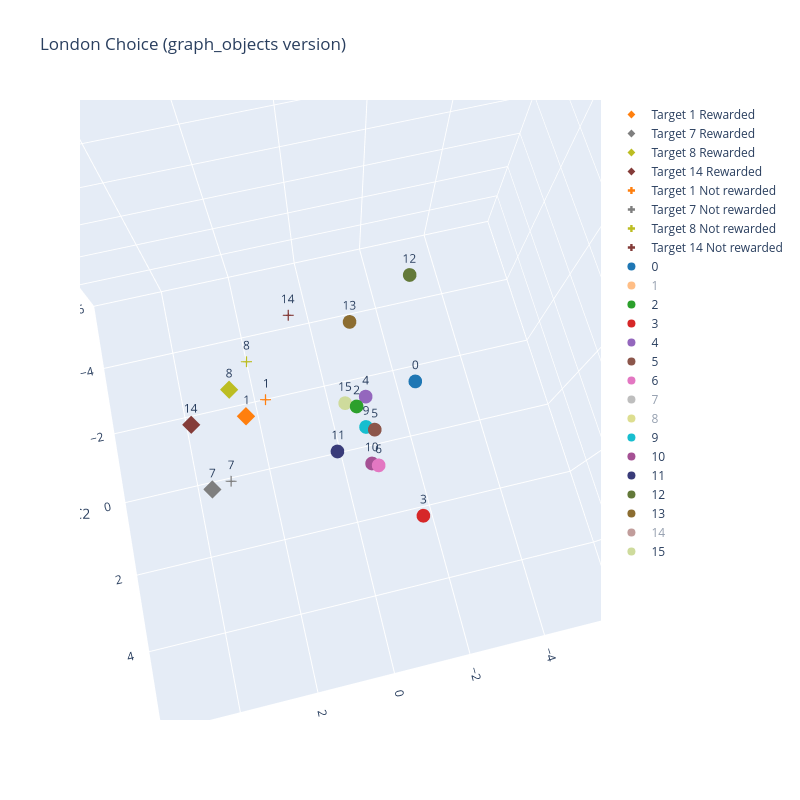

Notebook code for this chart:
### Code cell
import plotly.graph_objects as go

fig = go.Figure()
# red_X = pca.transform(train_X)
# reduced_coef: shape (n_points, 3)
# targets: class labels (same length as reduced_coef)
# colors16: list/dict of colors indexed by target
# markers: list of marker symbols (e.g. ["circle", "square", "diamond"])

titles = ['Target 1','Target 7','Target 8','Target 14']
markers = ["circle", "square", "diamond","cross"]
targets=[1,7,8,14]
condition=['Rewarded','Not rewarded']


# Loop through jj and targets
for jj in range(len(red_X_all)):
    
    reduced_coef = red_X_all[jj]

    for ii, target in enumerate(targets):
        x, y, z = reduced_coef[ii, 0], reduced_coef[ii, 1], reduced_coef[ii, 2]

        fig.add_trace(go.Scatter3d(
            x=[x], y=[y], z=[z],
            mode="markers+text",
            marker=dict(size=6, color=colors16[target], symbol=markers[jj+2]),
            text=[str(target)],
            textposition="top center",
            name=titles[ii]+' '+condition[jj]
        ))

red_X = pca.transform(train_X)
for ii in range(16):
    # ii=3
    x, y, z = red_X[ii, 0], red_X[ii, 1], red_X[ii, 2]

    fig.add_trace(go.Scatter3d(
        x=[x], y=[y], z=[z],
        mode="markers+text",
        marker=dict(
            size=8,
            color=colors16[ii],   # choose color based on target
            symbol=markers[0]
                # or markers[ii] depending on setup
        ),
        text=[str(ii)],          # show target label
        textposition="top center",
        name=str(ii)             # legend entry
    ))

# Axis titles
fig.update_layout(
    scene=dict(
        xaxis=dict(title="PC1", range=[-6, 6]),
        yaxis=dict(title="PC2", range=[-6, 6]),
        zaxis=dict(title="PC3", range=[-6, 6]),
    ),
    title="London Choice (graph_objects version)",
    width=800,
    height=800
)

# Save as interactive HTML
# fig.write_html("Bart node first step.html")

fig.show()

### Figure 1 — Plotly figure (JSON) as saved in the notebook; plotly's stock layout.template omitted (floating-point values rounded to 4 significant figures)
{"data": [{"marker": {"color": "#ff7f0e", "size": 6, "symbol": "diamond"}, "mode": "markers+text", "name": "Target 1 Rewarded", "text": ["1"], "textposition": "top center", "type": "scatter3d", "x": [2.06], "y": [-0.2906], "z": [0.2956]}, {"marker": {"color": "#7f7f7f", "size": 6, "symbol": "diamond"}, "mode": "markers+text", "name": "Target 7 Rewarded", "text": ["7"], "textposition": "top center", "type": "scatter3d", "x": [3.087], "y": [1.123], "z": [0.1466]}, {"marker": {"color": "#bcbd22", "size": 6, "symbol": "diamond"}, "mode": "markers+text", "name": "Target 8 Rewarded", "text": ["8"], "textposition": "top center", "type": "scatter3d", "x": [2.306], "y": [-1.012], "z": [0.1782]}, {"marker": {"color": "#843c39", "size": 6, "symbol": "diamond"}, "mode": "markers+text", "name": "Target 14 Rewarded", "text": ["14"], "textposition": "top center", "type": "scatter3d", "x": [3.277], "y": [-0.4248], "z": [0.09196]}, {"marker": {"color": "#ff7f0e", "size": 6, "symbol": "cross"}, "mode": "markers+text", "name": "Target 1 Not rewarded", "text": ["1"], "textposition": "top center", "type": "scatter3d", "x": [1.562], "y": [-0.5235], "z": [0.4741]}, {"marker": {"color": "#7f7f7f", "size": 6, "symbol": "cross"}, "mode": "markers+text", "name": "Target 7 Not rewarded", "text": ["7"], "textposition": "top center", "type": "scatter3d", "x": [2.651], "y": [1.067], "z": [0.3167]}, {"marker": {"color": "#bcbd22", "size": 6, "symbol": "cross"}, "mode": "markers+text", "name": "Target 8 Not rewarded", "text": ["8"], "textposition": "top center", "type": "scatter3d", "x": [1.794], "y": [-1.505], "z": [0.4343]}, {"marker": {"color": "#843c39", "size": 6, "symbol": "cross"}, "mode": "markers+text", "name": "Target 14 Not rewarded", "text": ["14"], "textposition": "top center", "type": "scatter3d", "x": [0.6548], "y": [-2.371], "z": [0.487]}, {"marker": {"color": "#1f77b4", "size": 8, "symbol": "circle"}, "mode": "markers+text", "name": "0", "text": ["0"], "textposition": "top center", "type": "scatter3d", "x": [-1.796], "y": [-0.2847], "z": [-0.08174]}, {"marker": {"color": "#ff7f0e", "size": 8, "symbol": "circle"}, "mode": "markers+text", "name": "1", "text": ["1"], "textposition": "top center", "type": "scatter3d", "visible": "legendonly", "x": [1.562], "y": [-0.5235], "z": [0.4741]}, {"marker": {"color": "#2ca02c", "size": 8, "symbol": "circle"}, "mode": "markers+text", "name": "2", "text": ["2"], "textposition": "top center", "type": "scatter3d", "x": [-0.2827], "y": [0.2591], "z": [1.305]}, {"marker": {"color": "#d62728", "size": 8, "symbol": "circle"}, "mode": "markers+text", "name": "3", "text": ["3"], "textposition": "top center", "type": "scatter3d", "x": [-0.9286], "y": [2.917], "z": [2.463]}, {"marker": {"color": "#9467bd", "size": 8, "symbol": "circle"}, "mode": "markers+text", "name": "4", "text": ["4"], "textposition": "top center", "type": "scatter3d", "x": [-0.6336], "y": [-0.2265], "z": [-0.2304]}, {"marker": {"color": "#8c564b", "size": 8, "symbol": "circle"}, "mode": "markers+text", "name": "5", "text": ["5"], "textposition": "top center", "type": "scatter3d", "x": [-0.6853], "y": [0.4795], "z": [-0.7831]}, {"marker": {"color": "#e377c2", "size": 8, "symbol": "circle"}, "mode": "markers+text", "name": "6", "text": ["6"], "textposition": "top center", "type": "scatter3d", "x": [-0.6008], "y": [1.25], "z": [-1.254]}, {"marker": {"color": "#7f7f7f", "size": 8, "symbol": "circle"}, "mode": "markers+text", "name": "7", "text": ["7"], "textposition": "top center", "type": "scatter3d", "visible": "legendonly", "x": [2.651], "y": [1.067], "z": [0.3167]}, {"marker": {"color": "#bcbd22", "size": 8, "symbol": "circle"}, "mode": "markers+text", "name": "8", "text": ["8"], "textposition": "top center", "type": "scatter3d", "visible": "legendonly", "x": [1.794], "y": [-1.505], "z": [0.4343]}, {"marker": {"color": "#17becf", "size": 8, "symbol": "circle"}, "mode": "markers+text", "name": "9", "text": ["9"], "textposition": "top center", "type": "scatter3d", "x": [-0.5115], "y": [0.3612], "z": [-0.8376]}, {"marker": {"color": "#a55194", "size": 8, "symbol": "circle"}, "mode": "markers+text", "name": "10", "text": ["10"], "textposition": "top center", "type": "scatter3d", "x": [-0.4671], "y": [1.167], "z": [-1.289]}, {"marker": {"color": "#393b79", "size": 8, "symbol": "circle"}, "mode": "markers+text", "name": "11", "text": ["11"], "textposition": "top center", "type": "scatter3d", "x": [0.2398], "y": [0.6919], "z": [-1.343]}, {"marker": {"color": "#637939", "size": 8, "symbol": "circle"}, "mode": "markers+text", "name": "12", "text": ["12"], "textposition": "top center", "type": "scatter3d", "x": [-2.141], "y": [-2.436], "z": [1.309]}, {"marker": {"color": "#8c6d31", "size": 8, "symbol": "circle"}, "mode": "markers+text", "name": "13", "text": ["13"], "textposition": "top center", "type": "scatter3d", "x": [-0.7238], "y": [-2.158], "z": [-0.4383]}, {"marker": {"color": "#843c39", "size": 8, "symbol": "circle"}, "mode": "markers+text", "name": "14", "text": ["14"], "textposition": "top center", "type": "scatter3d", "visible": "legendonly", "x": [2.671], "y": [-0.8777], "z": [0.1722]}, {"marker": {"color": "#cedb9c", "size": 8, "symbol": "circle"}, "mode": "markers+text", "name": "15", "text": ["15"], "textposition": "top center", "type": "scatter3d", "x": [-0.1474], "y": [-0.1817], "z": [-0.2178]}], "layout": {"height": 800, "scene": {"aspectmode": "auto", "aspectratio": {"x": 1.129, "y": 1.116, "z": 0.7934}, "camera": {"center": {"x": 0, "y": 0, "z": 0}, "eye": {"x": 0.1008, "y": 0.4221, "z": 1.501}, "projection": {"type": "perspective"}, "up": {"x": 0, "y": 0, "z": 1}}, "xaxis": {"range": [-6, 6], "title": {"text": "PC1"}, "type": "linear"}, "yaxis": {"range": [-6, 6], "title": {"text": "PC2"}, "type": "linear"}, "zaxis": {"range": [-6, 6], "title": {"text": "PC3"}, "type": "linear"}}, "title": {"text": "London Choice (graph_objects version)"}, "width": 800}}
